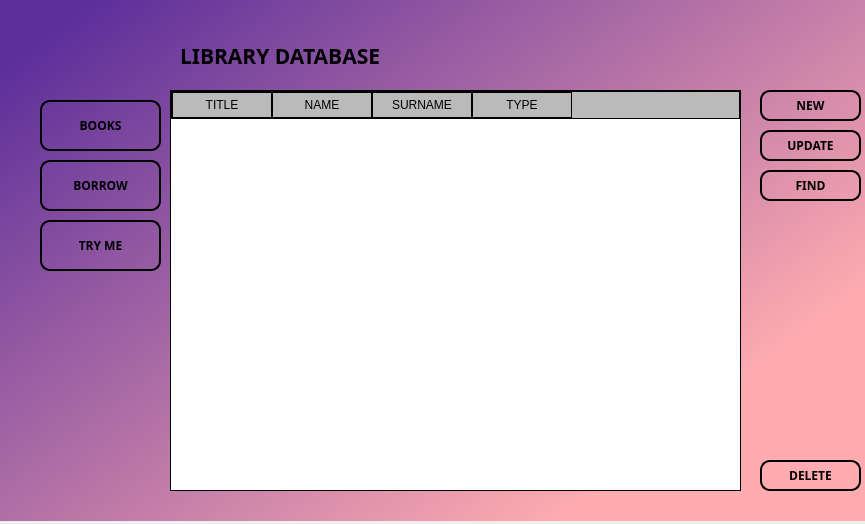
<?xml version="1.0" encoding="UTF-8"?>
<ui version="4.0">
 <class>Dialog</class>
 <widget class="QDialog" name="Dialog">
  <property name="geometry">
   <rect>
    <x>0</x>
    <y>0</y>
    <width>865</width>
    <height>524</height>
   </rect>
  </property>
  <property name="windowTitle">
   <string>Dialog</string>
  </property>
  <widget class="QWidget" name="bgwidget" native="true">
   <property name="geometry">
    <rect>
     <x>0</x>
     <y>-10</y>
     <width>881</width>
     <height>531</height>
    </rect>
   </property>
   <property name="styleSheet">
    <string notr="true">QWidget#bgwidget{
background-color: qlineargradient(spread:pad, x1:0.051, y1:0.0849545, x2:0.853, y2:0.726818, stop:0 rgba(92, 47, 154, 255), stop:1 rgba(255, 171, 176, 255));}</string>
   </property>
   <widget class="QPushButton" name="find_button">
    <property name="geometry">
     <rect>
      <x>760</x>
      <y>180</y>
      <width>101</width>
      <height>31</height>
     </rect>
    </property>
    <property name="font">
     <font>
      <family>Lucida Fax</family>
      <weight>75</weight>
      <bold>true</bold>
     </font>
    </property>
    <property name="cursor">
     <cursorShape>OpenHandCursor</cursorShape>
    </property>
    <property name="styleSheet">
     <string notr="true">QPushButton{
	border-style:outset;
	border-width:2px;
	border-radius:10px;
	border-color:black;
}

QPushButton:hover{
	border-style:outset;
	border-width:2px;
	border-radius:10px;
	border-color:black;
	border-color:rgb(51, 143, 255);
	color: rgb(51, 143, 255);
}</string>
    </property>
    <property name="text">
     <string>FIND</string>
    </property>
   </widget>
   <widget class="QPushButton" name="borrow_button">
    <property name="geometry">
     <rect>
      <x>40</x>
      <y>170</y>
      <width>121</width>
      <height>51</height>
     </rect>
    </property>
    <property name="font">
     <font>
      <family>Lucida Fax</family>
      <weight>75</weight>
      <bold>true</bold>
     </font>
    </property>
    <property name="cursor">
     <cursorShape>OpenHandCursor</cursorShape>
    </property>
    <property name="styleSheet">
     <string notr="true">QPushButton{
	border-style:outset;
	border-width:2px;
	border-radius:10px;
	border-color:black;
}

QPushButton:hover{
	border-style:outset;
	border-width:2px;
	border-radius:10px;
	border-color:black;
	border-color:rgb(51, 143, 255);
	color: rgb(51, 143, 255);
}</string>
    </property>
    <property name="text">
     <string>BORROW</string>
    </property>
   </widget>
   <widget class="QPushButton" name="update_button">
    <property name="geometry">
     <rect>
      <x>760</x>
      <y>140</y>
      <width>101</width>
      <height>31</height>
     </rect>
    </property>
    <property name="font">
     <font>
      <family>Lucida Fax</family>
      <weight>75</weight>
      <bold>true</bold>
     </font>
    </property>
    <property name="cursor">
     <cursorShape>OpenHandCursor</cursorShape>
    </property>
    <property name="styleSheet">
     <string notr="true">QPushButton{
	border-style:outset;
	border-width:2px;
	border-radius:10px;
	border-color:black;
}

QPushButton:hover{
	border-style:outset;
	border-width:2px;
	border-radius:10px;
	border-color:black;
	border-color:rgb(51, 143, 255);
	color: rgb(51, 143, 255);
}</string>
    </property>
    <property name="text">
     <string>UPDATE</string>
    </property>
   </widget>
   <widget class="QTableWidget" name="books_tableWidget">
    <property name="geometry">
     <rect>
      <x>170</x>
      <y>100</y>
      <width>571</width>
      <height>401</height>
     </rect>
    </property>
    <property name="focusPolicy">
     <enum>Qt::StrongFocus</enum>
    </property>
    <property name="styleSheet">
     <string notr="true">QWidget {
    background-color: rgb(186, 186, 186);
    color: black;
	border: 1px solid black;
}

QHeaderView::section {
    background-color: rgb(186, 186, 186);
    padding: 4px;
    border: 1px solid black;
	font: 63 9pt &quot;Lucida Fax&quot;;
}

QTableWidget {
    gridline-color: black;
	font: 63 8pt &quot;Lucida Fax&quot;;
	background-color:white;
	alternate-background-color:rgb(156, 156, 156);
	selection-background-color:rgb(156, 156, 156);
	 border: 1px solid black;
}
QTableWidget QTableCornerButton::section {
    background-color: rgb(186, 186, 186);
    border: 1px solid black;

}
</string>
    </property>
    <column>
     <property name="text">
      <string>TITLE</string>
     </property>
    </column>
    <column>
     <property name="text">
      <string>NAME</string>
     </property>
    </column>
    <column>
     <property name="text">
      <string>SURNAME</string>
     </property>
    </column>
    <column>
     <property name="text">
      <string>TYPE</string>
     </property>
    </column>
   </widget>
   <widget class="QLabel" name="library_label">
    <property name="geometry">
     <rect>
      <x>180</x>
      <y>40</y>
      <width>311</width>
      <height>51</height>
     </rect>
    </property>
    <property name="font">
     <font>
      <family>Lucida Fax</family>
      <pointsize>16</pointsize>
      <weight>75</weight>
      <bold>true</bold>
     </font>
    </property>
    <property name="text">
     <string>LIBRARY DATABASE</string>
    </property>
   </widget>
   <widget class="QPushButton" name="delete_button">
    <property name="geometry">
     <rect>
      <x>760</x>
      <y>470</y>
      <width>101</width>
      <height>31</height>
     </rect>
    </property>
    <property name="font">
     <font>
      <family>Lucida Fax</family>
      <weight>75</weight>
      <bold>true</bold>
     </font>
    </property>
    <property name="cursor">
     <cursorShape>OpenHandCursor</cursorShape>
    </property>
    <property name="styleSheet">
     <string notr="true">QPushButton{
	border-style:outset;
	border-width:2px;
	border-radius:10px;
	border-color:black;
}

QPushButton:hover{
	border-style:outset;
	border-width:2px;
	border-radius:10px;
	border-color:black;
	border-color:rgb(51, 143, 255);
	color: rgb(51, 143, 255);
}</string>
    </property>
    <property name="text">
     <string>DELETE</string>
    </property>
   </widget>
   <widget class="QPushButton" name="books_button">
    <property name="geometry">
     <rect>
      <x>40</x>
      <y>110</y>
      <width>121</width>
      <height>51</height>
     </rect>
    </property>
    <property name="font">
     <font>
      <family>Lucida Fax</family>
      <weight>75</weight>
      <bold>true</bold>
     </font>
    </property>
    <property name="cursor">
     <cursorShape>OpenHandCursor</cursorShape>
    </property>
    <property name="styleSheet">
     <string notr="true">QPushButton{
	border-style:outset;
	border-width:2px;
	border-radius:10px;
	border-color:black;
}

QPushButton:hover{
	border-style:outset;
	border-width:2px;
	border-radius:10px;
	border-color:black;
	border-color:rgb(51, 143, 255);
	color: rgb(51, 143, 255);
}</string>
    </property>
    <property name="text">
     <string>BOOKS</string>
    </property>
   </widget>
   <widget class="QPushButton" name="try_me_button">
    <property name="geometry">
     <rect>
      <x>40</x>
      <y>230</y>
      <width>121</width>
      <height>51</height>
     </rect>
    </property>
    <property name="font">
     <font>
      <family>Lucida Fax</family>
      <weight>75</weight>
      <bold>true</bold>
     </font>
    </property>
    <property name="cursor">
     <cursorShape>OpenHandCursor</cursorShape>
    </property>
    <property name="styleSheet">
     <string notr="true">QPushButton{
	border-style:outset;
	border-width:2px;
	border-radius:10px;
	border-color:black;
}

QPushButton:hover{
	border-style:outset;
	border-width:2px;
	border-radius:10px;
	border-color:black;
	border-color:rgb(51, 143, 255);
	color: rgb(51, 143, 255);
}</string>
    </property>
    <property name="text">
     <string>TRY ME</string>
    </property>
   </widget>
   <widget class="QPushButton" name="new_button">
    <property name="geometry">
     <rect>
      <x>760</x>
      <y>100</y>
      <width>101</width>
      <height>31</height>
     </rect>
    </property>
    <property name="font">
     <font>
      <family>Lucida Fax</family>
      <weight>75</weight>
      <bold>true</bold>
     </font>
    </property>
    <property name="cursor">
     <cursorShape>OpenHandCursor</cursorShape>
    </property>
    <property name="styleSheet">
     <string notr="true">QPushButton{
	border-style:outset;
	border-width:2px;
	border-radius:10px;
	border-color:black;
}

QPushButton:hover{
	border-style:outset;
	border-width:2px;
	border-radius:10px;
	border-color:black;
	border-color:rgb(51, 143, 255);
	color: rgb(51, 143, 255);
}</string>
    </property>
    <property name="text">
     <string>NEW</string>
    </property>
   </widget>
   <widget class="QLabel" name="background_label">
    <property name="geometry">
     <rect>
      <x>0</x>
      <y>-10</y>
      <width>891</width>
      <height>701</height>
     </rect>
    </property>
    <property name="text">
     <string/>
    </property>
    <property name="pixmap">
     <pixmap>../bds_project_3/Source_imgs/bckgrnd.jpg</pixmap>
    </property>
   </widget>
   <zorder>background_label</zorder>
   <zorder>find_button</zorder>
   <zorder>borrow_button</zorder>
   <zorder>update_button</zorder>
   <zorder>books_tableWidget</zorder>
   <zorder>library_label</zorder>
   <zorder>delete_button</zorder>
   <zorder>books_button</zorder>
   <zorder>try_me_button</zorder>
   <zorder>new_button</zorder>
  </widget>
 </widget>
 <resources/>
 <connections/>
</ui>
